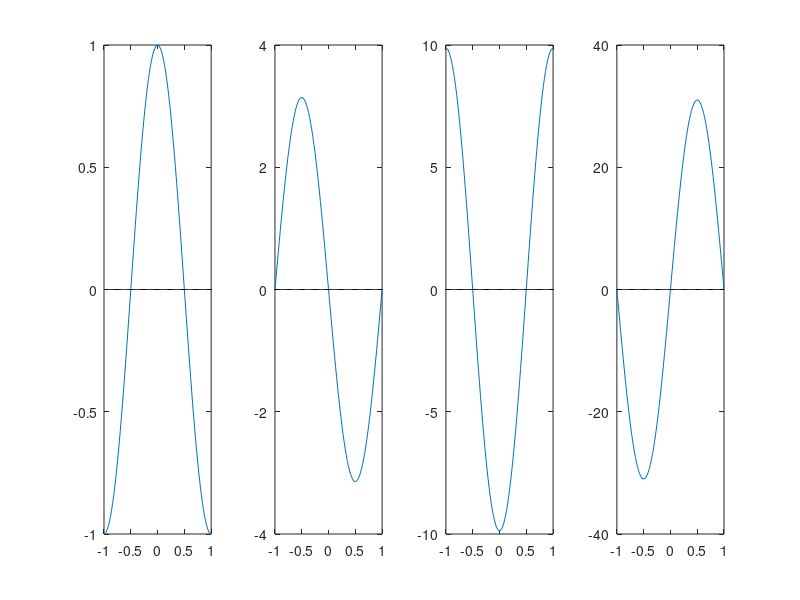

MATLAB code for this plot:
function [dr,r,d2r,d3r,theta]=...
    CURVEprof_cos(t,crk_prams);
%% CALL: [dr,r,d2r,d3r,theta]=...
%%  CURVEprof_cos(t,crk_prams);
%% dr=r'(t), r(t)=[x(t);y(t)],
%%  d2r=r''(t), d3r=r'''(t),
%%  theta is angle that the vector dr points in radians;
%% t\in[-1,1] is the crack parameter;
%% crk_prams={alf,phi}, alf is the fraction of a cosine the crack
%%  arc covers, phi is a phase shift (0 is a cos curve, 1 a sin curve);
%%  NB the 'opening' of the arc points to the right by default,
%%  but can be rotated;

do_tst   = 0;
if nargin==0
   np          = 100;
   t           = linspace(-1,1,np)';
   alf         = 1;
   phi         = 0;
   crk_prams   = {alf,phi};
   do_tst      = 1;
end
t     = t';
alf   = prod(crk_prams{1});
phi   = crk_prams{2};
k     = pi*alf;

x     = t;
dx    = 1+0*t;
d2x   = 0*t;

t2    = t-phi/2;
y     = cos(k*t2);
dy    = -k*sin(k*t2);
d2y   = -k^2*cos(k*t2);
d3y   = k^3*sin(k*t2);

r     = [x;y];
dr    = [dx;dy];
d2r   = [d2x;d2y];
d3r   = [d2x;d3y];%%NB d3x=d2x=0
theta = angle(dr(1,:)+1i*dr(2,:)).';

if do_tst
   subplot(1,4,1)
   plot(x,y)
   hold on, plot(x,0*x,'k'), hold off;
   %%
   subplot(1,4,2)
   plot(t,dy)
   hold on, plot(t,0*t,'k'), hold off;
   %%
   subplot(1,4,3)
   plot(t,d2y)
   hold on, plot(t,0*t,'k'), hold off;
   %%
   subplot(1,4,4)
   plot(t,d3y)
   hold on, plot(t,0*t,'k'), hold off;
end
